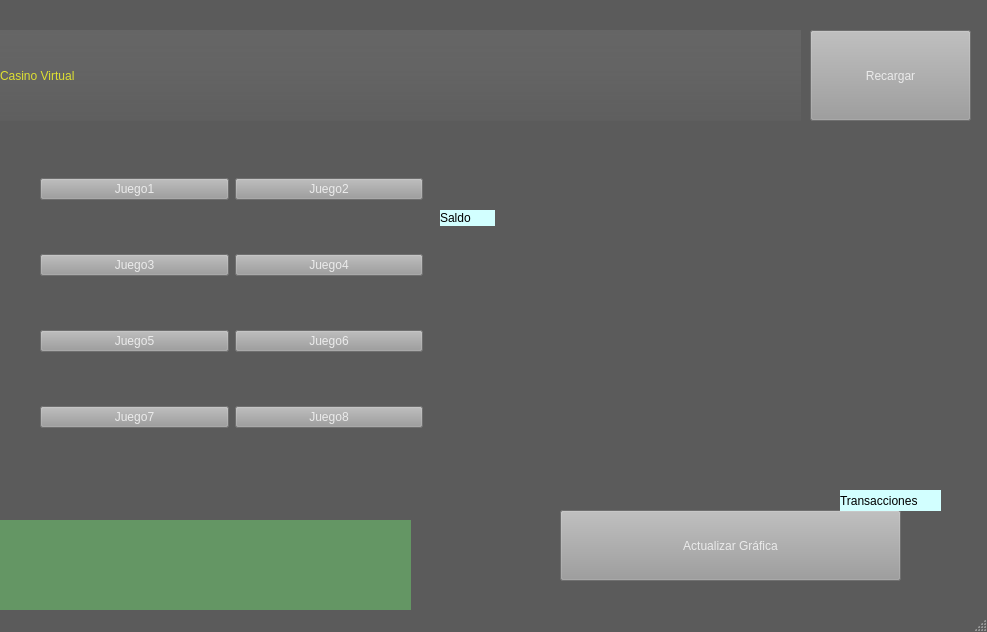
<?xml version="1.0" encoding="UTF-8"?>
<ui version="4.0">
 <class>MainWindow</class>
 <widget class="QMainWindow" name="MainWindow">
  <property name="geometry">
   <rect>
    <x>0</x>
    <y>0</y>
    <width>987</width>
    <height>632</height>
   </rect>
  </property>
  <property name="windowTitle">
   <string>MainWindow</string>
  </property>
  <property name="styleSheet">
   <string notr="true">QMainWindow#MainWindow{background-color: rgb(91, 91, 91);}
</string>
  </property>
  <widget class="QWidget" name="centralwidget">
   <widget class="QWidget" name="gridLayoutWidget">
    <property name="geometry">
     <rect>
      <x>40</x>
      <y>130</y>
      <width>383</width>
      <height>347</height>
     </rect>
    </property>
    <layout class="QGridLayout" name="gridLayout">
     <property name="leftMargin">
      <number>0</number>
     </property>
     <item row="0" column="2">
      <widget class="QPushButton" name="Juego1">
       <property name="contextMenuPolicy">
        <enum>Qt::CustomContextMenu</enum>
       </property>
       <property name="styleSheet">
        <string notr="true">QPushButton#Juego1{
selection-color: rgb(100, 255, 76);
font: 36pt &quot;Gloucester MT Extra Condensed&quot;;

color:rgb(235,235,235);
 background: rgb(155,155,155);
}
QPushButton#Juego1:hover{
background-color:rgb(86, 71, 255);
 padding-top: 5px;
}




</string>
       </property>
       <property name="text">
        <string>Juego1</string>
       </property>
       <property name="checkable">
        <bool>false</bool>
       </property>
      </widget>
     </item>
     <item row="5" column="2">
      <widget class="QPushButton" name="Juego7">
       <property name="contextMenuPolicy">
        <enum>Qt::CustomContextMenu</enum>
       </property>
       <property name="styleSheet">
        <string notr="true">QPushButton#Juego7{
selection-color: rgb(100, 255, 76);
font: 36pt &quot;Gloucester MT Extra Condensed&quot;;

color:rgb(235,235,235);
 background: rgb(155,155,155);
}
QPushButton#Juego7:hover{
background-color:rgb(146, 131, 255);
 padding-top: 5px;
}



</string>
       </property>
       <property name="text">
        <string>Juego7</string>
       </property>
       <property name="checkable">
        <bool>false</bool>
       </property>
      </widget>
     </item>
     <item row="0" column="3">
      <widget class="QPushButton" name="Juego2">
       <property name="contextMenuPolicy">
        <enum>Qt::CustomContextMenu</enum>
       </property>
       <property name="styleSheet">
        <string notr="true">QPushButton#Juego2{
selection-color: rgb(100, 255, 76);
font: 36pt &quot;Gloucester MT Extra Condensed&quot;;

color:rgb(235,235,235);
 background: rgb(155,155,155);
}
QPushButton#Juego2:hover{
background-color:rgb(96, 81, 255);
 padding-top: 5px;
}



</string>
       </property>
       <property name="text">
        <string>Juego2</string>
       </property>
       <property name="checkable">
        <bool>false</bool>
       </property>
      </widget>
     </item>
     <item row="5" column="3">
      <widget class="QPushButton" name="Juego8">
       <property name="contextMenuPolicy">
        <enum>Qt::CustomContextMenu</enum>
       </property>
       <property name="styleSheet">
        <string notr="true">QPushButton#Juego8{
selection-color: rgb(100, 255, 76);
font: 36pt &quot;Gloucester MT Extra Condensed&quot;;

color:rgb(235,235,235);
 background: rgb(155,155,155);
}
QPushButton#Juego8:hover{
background-color:rgb(156, 141, 255);
 padding-top: 5px;
}




</string>
       </property>
       <property name="text">
        <string>Juego8</string>
       </property>
       <property name="checkable">
        <bool>false</bool>
       </property>
      </widget>
     </item>
     <item row="3" column="2">
      <widget class="QPushButton" name="Juego5">
       <property name="contextMenuPolicy">
        <enum>Qt::CustomContextMenu</enum>
       </property>
       <property name="styleSheet">
        <string notr="true">QPushButton#Juego5{
selection-color: rgb(100, 255, 76);
font: 36pt &quot;Gloucester MT Extra Condensed&quot;;

color:rgb(235,235,235);
 background: rgb(155,155,155);
}
QPushButton#Juego5:hover{
background-color:rgb(126, 111, 255);
 padding-top: 5px;
}




</string>
       </property>
       <property name="text">
        <string>Juego5</string>
       </property>
       <property name="checkable">
        <bool>false</bool>
       </property>
      </widget>
     </item>
     <item row="2" column="3">
      <widget class="QPushButton" name="Juego4">
       <property name="contextMenuPolicy">
        <enum>Qt::CustomContextMenu</enum>
       </property>
       <property name="styleSheet">
        <string notr="true">QPushButton#Juego4{
selection-color: rgb(100, 255, 76);
font: 36pt &quot;Gloucester MT Extra Condensed&quot;;

color:rgb(235,235,235);
 background: rgb(155,155,155);
}
QPushButton#Juego4:hover{
background-color:rgb(116, 101, 255);
 padding-top: 5px;
}




</string>
       </property>
       <property name="text">
        <string>Juego4</string>
       </property>
       <property name="checkable">
        <bool>false</bool>
       </property>
      </widget>
     </item>
     <item row="3" column="3">
      <widget class="QPushButton" name="Juego6">
       <property name="contextMenuPolicy">
        <enum>Qt::CustomContextMenu</enum>
       </property>
       <property name="styleSheet">
        <string notr="true">QPushButton#Juego6{
selection-color: rgb(100, 255, 76);
font: 36pt &quot;Gloucester MT Extra Condensed&quot;;

color:rgb(235,235,235);
 background: rgb(155,155,155);
}
QPushButton#Juego6:hover{
background-color:rgb(136,121, 255);
 padding-top: 5px;
}




</string>
       </property>
       <property name="text">
        <string>Juego6</string>
       </property>
       <property name="checkable">
        <bool>false</bool>
       </property>
      </widget>
     </item>
     <item row="2" column="2">
      <widget class="QPushButton" name="Juego3">
       <property name="contextMenuPolicy">
        <enum>Qt::CustomContextMenu</enum>
       </property>
       <property name="styleSheet">
        <string notr="true">QPushButton#Juego3{
selection-color: rgb(100, 255, 76);
font: 36pt &quot;Gloucester MT Extra Condensed&quot;;

color:rgb(235,235,235);
 background: rgb(155,155,155);
}
QPushButton#Juego3:hover{
background-color:rgb(106, 91, 255);
 padding-top: 5px;
}




</string>
       </property>
       <property name="text">
        <string>Juego3</string>
       </property>
       <property name="checkable">
        <bool>false</bool>
       </property>
      </widget>
     </item>
    </layout>
   </widget>
   <widget class="QLabel" name="label">
    <property name="geometry">
     <rect>
      <x>0</x>
      <y>30</y>
      <width>801</width>
      <height>91</height>
     </rect>
    </property>
    <property name="styleSheet">
     <string notr="true">QLabel#label{

font: 64pt &quot;Old London&quot;;
color: qlineargradient(spread:pad, x1:0, y1:0, x2:0, y2:1, stop:0 rgba(216, 181, 0, 255), stop:0.447761 rgba(255, 255, 255, 255), stop:0.920398 rgba(222, 224, 50, 255));
		background-color: qlineargradient(spread:pad, x1:0, y1:0, x2:0, y2:1, stop:0 rgba(178, 178, 178, 30), stop:0.462687 rgba(135, 135, 135, 50), stop:1 rgba(121, 121, 121, 30));
}
</string>
    </property>
    <property name="text">
     <string>Casino Virtual</string>
    </property>
   </widget>
   <widget class="QLabel" name="imagen">
    <property name="geometry">
     <rect>
      <x>0</x>
      <y>520</y>
      <width>411</width>
      <height>281</height>
     </rect>
    </property>
    <property name="styleSheet">
     <string notr="true">QLabel#imagen{background-color: rgb(100, 150, 100);}</string>
    </property>
    <property name="text">
     <string>Plot</string>
    </property>
   </widget>
   <widget class="QPushButton" name="_recargar">
    <property name="geometry">
     <rect>
      <x>810</x>
      <y>30</y>
      <width>161</width>
      <height>91</height>
     </rect>
    </property>
    <property name="styleSheet">
     <string notr="true">QPushButton#_recargar{
selection-color: rgb(100, 255, 76);
font: 36pt &quot;Gloucester MT Extra Condensed&quot;;

color:rgb(235,235,235);
 background: rgb(155,155,155);
}
QPushButton#_recargar:hover{
background-color:rgb(146, 131, 255);
 padding-top: 5px;
}</string>
    </property>
    <property name="text">
     <string>Recargar</string>
    </property>
   </widget>
   <widget class="QWidget" name="verticalLayoutWidget">
    <property name="geometry">
     <rect>
      <x>480</x>
      <y>140</y>
      <width>461</width>
      <height>351</height>
     </rect>
    </property>
    <layout class="QVBoxLayout" name="_graphlayout"/>
   </widget>
   <widget class="QPushButton" name="_actualizar">
    <property name="geometry">
     <rect>
      <x>560</x>
      <y>510</y>
      <width>341</width>
      <height>71</height>
     </rect>
    </property>
    <property name="styleSheet">
     <string notr="true">QPushButton#_actualizar{
selection-color: rgb(100, 255, 76);
font: 36pt &quot;Gloucester MT Extra Condensed&quot;;

color:rgb(235,235,235);
 background: rgb(155,155,155);
}
QPushButton#_actualizar:hover{
background-color:rgb(136,121, 255);
 padding-top: 5px;
}</string>
    </property>
    <property name="text">
     <string>Actualizar Gráfica</string>
    </property>
   </widget>
   <widget class="QLabel" name="label_2">
    <property name="geometry">
     <rect>
      <x>440</x>
      <y>210</y>
      <width>55</width>
      <height>16</height>
     </rect>
    </property>
    <property name="styleSheet">
     <string notr="true">background-color: rgb(210, 255, 255);</string>
    </property>
    <property name="text">
     <string>Saldo</string>
    </property>
   </widget>
   <widget class="QLabel" name="label_3">
    <property name="geometry">
     <rect>
      <x>840</x>
      <y>490</y>
      <width>101</width>
      <height>21</height>
     </rect>
    </property>
    <property name="styleSheet">
     <string notr="true">background-color: rgb(210, 255, 255);</string>
    </property>
    <property name="text">
     <string>Transacciones</string>
    </property>
   </widget>
  </widget>
  <widget class="QMenuBar" name="menubar">
   <property name="geometry">
    <rect>
     <x>0</x>
     <y>0</y>
     <width>987</width>
     <height>26</height>
    </rect>
   </property>
  </widget>
  <widget class="QStatusBar" name="statusbar"/>
 </widget>
 <resources/>
 <connections/>
</ui>
